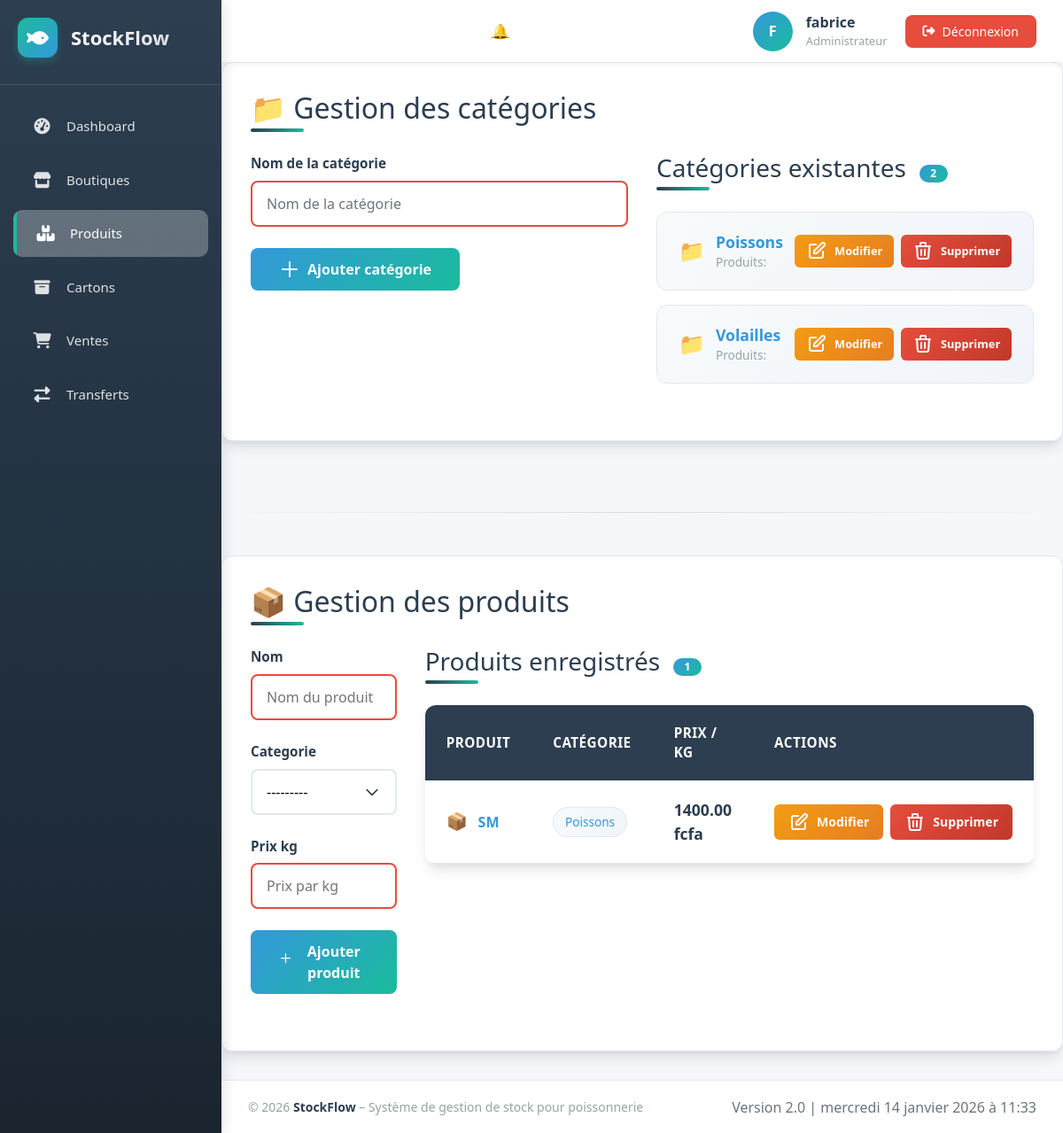
/produits/ (signed in), run on an earlier commit of the app's database.
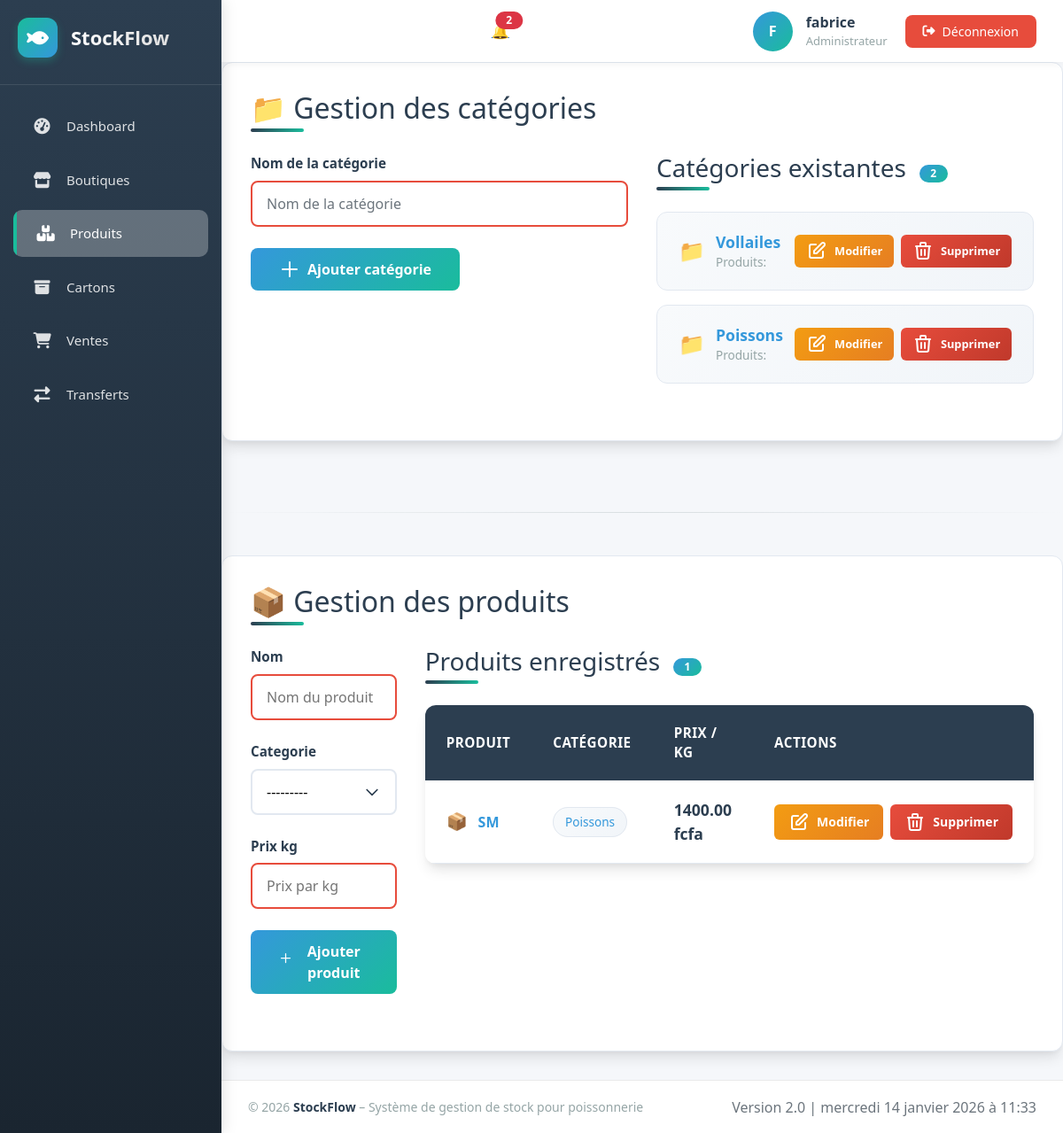
And on a later commit of the database.
### stock/models/categorie.py (models this page shows)
class Categorie(models.Model):
 nom = models.CharField(max_length=100)
 def __str__(self):
    return self.nom

### stock/models/produit.py (models this page shows, shortened)
class Produit(models.Model):
    nom = models.CharField(max_length=100)
    prix_kg = models.DecimalField(
        max_digits=10,
        decimal_places=2
    )
    categorie = models.ForeignKey(
        Categorie,
        on_delete=models.SET_NULL,
        null=True,
        blank=True,
        related_name="produits"
    )
    seuil_min_cartons = models.PositiveIntegerField(default=5)

### stock/views.py (the view)
# urls.py: path('produits/',views.produits ,name='produits'),
@permission_required("stock.produits", raise_exception=True)
@login_required
def produits(request):
    categories = (
        Categorie.objects
        .annotate(nb_produits=Count("produits"))
    )
    produits = Produit.objects.select_related("categorie")
    totales_produits = Produit.objects.count()
    if request.method == "POST" and "add_categorie" in request.POST:
        categorie_form = CategorieForm(request.POST)
        produit_form = ProduitForm()
        if categorie_form.is_valid():
            categorie_form.save()
            return redirect("produits")
    elif request.method == "POST" and "add_produit" in request.POST:
        produit_form = ProduitForm(request.POST)
        categorie_form = CategorieForm()
        if produit_form.is_valid():
            produit_form.save()
            return redirect("produits")
    else:
        categorie_form = CategorieForm()
        produit_form = ProduitForm()
    return render(request, "Produits/produits.html", {
        "categories": categories,          # contient maintenant nb_produits
        "produits": produits,
        "categorie_form": categorie_form,
        "produit_form": produit_form,
        "totales_produits": totales_produits
    })

### stock/forms.py
class CategorieForm(forms.ModelForm):
    class Meta:
        model = Categorie
        fields = ["nom"]
        widgets = {
            "nom": forms.TextInput(attrs={
                "class": "form-control w-100",
                "placeholder": "Nom de la catégorie"
            })
        }

class ProduitForm(forms.ModelForm):
    class Meta:
        model = Produit
        fields = ["nom", "categorie", "prix_kg"]
        widgets = {
            "nom": forms.TextInput(attrs={"class": "form-input", "placeholder": "Nom du produit"}),
            "categorie": forms.Select(attrs={"class": "form-input","placeholder": "Sélecionner la categories"}),
            "prix_kg": forms.NumberInput(attrs={"class": "form-input", "placeholder": "Prix par kg"}),
        }

### stock/context_processors.py (called while the page is built)
def notifications_non_lues(request):
    if request.user.is_authenticated:
        return {
            "nb_notifications": Notification.objects.filter(
                lu=False,
                active=True
            ).count()
        }
    return {}

### stock/templates/Produits/produits.html (shortened to what the changed rows need)
{% extends 'Base/base.html' %}
{% block content %}
    <div class="card">
        <h2>📁 Gestion des catégories</h2>
        <div class="grid-2">
            <div>
                {% if categories %}
                <div class="categories-list">
                    {% for c in categories %}
                        <div class="category-item">
                            <div class="category-info">
                                <div style="font-size: 1.5rem;">📁</div>
                                <div>
                                    <div class="category-name">{{ c.nom }}</div>
                                    <div style="font-size: 0.85rem; color: var(--gray);">
                                        Produits: {{ c.produit_set.count }}
                                    </div>
                                </div>
                            </div>
                            <div class="category-actions">
                                <button type="button"
                                        class="btn-action btn-edit btn-small"
                                        onclick="openEditCategorieModal('{{ c.id }}', '{{ c.nom }}')">
                                    <span class="icon icon-edit"></span> Modifier
                                </button>
                                <form method="post" action="{% url 'categories_delete' c.pk %}" style="display:inline;">
                                    <button type="submit" class="btn-action btn-delete btn-small" onclick="return confirm('Êtes-vous sûr de vouloir supprimer cette catégorie ?');">
                                        <span class="icon icon-delete"></span> Supprimer
                                    </button>
                                </form>
                            </div>
                        </div>
                    {% endfor %}
                </div>
                {% else %}
                <div class="empty-state">
                    <div>📂</div>
                    <p>Aucune catégorie créée</p>
                </div>
                {% endif %}
            </div>
        </div>
    </div>
    <div class="card">
        <h2>📦 Gestion des produits</h2>
        <div class="grid-2">
            <div>
                <form method="post" class="form-container">
                    {% for field in produit_form %}
                    <div class="form-group">
                        <label for="{{ field.id_for_label }}">{{ field.label }}</label>
                        {{ field }}
                    </div>
                    {% endfor %}
                </form>
            </div>
            <div>
                {% if produits %}
                <table class="products-table">
                    <thead>
                        <tr>
                            <th>Produit</th>
                            <th>Catégorie</th>
                            <th>Prix / kg</th>
                            <th>Actions</th>
                        </tr>
                    </thead>
                    <tbody>
                        {% for produit in produits %}
                        <tr>
                            <td>
                                <div class="product-info">
                                    <div style="font-size: 1.2rem;">📦</div>
                                    <div class="product-name">{{ produit.nom }}</div>
                                </div>
                            </td>
                            <td>
                                <span class="product-category">{{ produit.categorie.nom }}</span>
                            </td>
                            <td class="product-price">{{ produit.prix_kg }} fcfa</td>
                            <td>
                                <div class="table-actions">
                                    <button type="button"
                                            class="btn-action btn-edit"
                                            onclick="openEditProduitModal('{{ produit.id }}', '{{ produit.nom }}', '{{ produit.prix_kg }}', '{{ produit.categorie.id }}')">
                                        <span class="icon icon-edit"></span> Modifier
                                    </button>
                                     {% if perms.stock.produits_delete %}
                                    <form method="post" action="{% url 'produits_delete' produit.pk %}" style="display:inline;">
                                        <button type="submit" class="btn-action btn-delete" onclick="return confirm('Êtes-vous sûr de vouloir supprimer ce produit ?');">
                                            <span class="icon icon-delete"></span> Supprimer
                                        </button>
                                    </form>
                                     {% endif %}
                                </div>
                            </td>
                        </tr>
                        {% endfor %}
                    </tbody>
                </table>
                {% else %}
                <div class="empty-state">
                    <div>📦</div>
                    <p>Aucun produit enregistré</p>
                </div>
                {% endif %}
            </div>
        </div>
    </div>
</div>
{% endblock %}

### stock/templates/Base/base.html (shortened to what the changed rows need)
<!DOCTYPE html>
<html lang="fr">
<head>
    {% load static %}
    <link rel="stylesheet" href="https://cdnjs.cloudflare.com/ajax/libs/font-awesome/6.4.0/css/all.min.css">
    <link rel="stylesheet" href="https://cdn.jsdelivr.net/npm/bootstrap-icons@1.10.0/font/bootstrap-icons.css">
    <link href="https://cdn.jsdelivr.net/npm/bootstrap@5.0.2/dist/css/bootstrap.min.css" rel="stylesheet">
</head>
<body  >
    <div class="main-wrapper">
        <div class="content-wrapper">
            <header class="top-header">
 <a href="{% url 'notifications' %}" class="position-relative">
    🔔
    {% if nb_notifications > 0 %}
        <span class="badge bg-danger position-absolute top-0 start-100 translate-middle">
            {{ nb_notifications }}
        </span>
    {% endif %}
</a>
            </header>
            {% block content %}
            {% endblock %}
        </div>
</body>
</html>

What changed in the data, as far as the page shows it:
removed Categorie: nom "Volailles"
added Categorie: nom "Vollailes"
Also different on the page:
{{ nb_notifications }}: (not shown) → "2"
